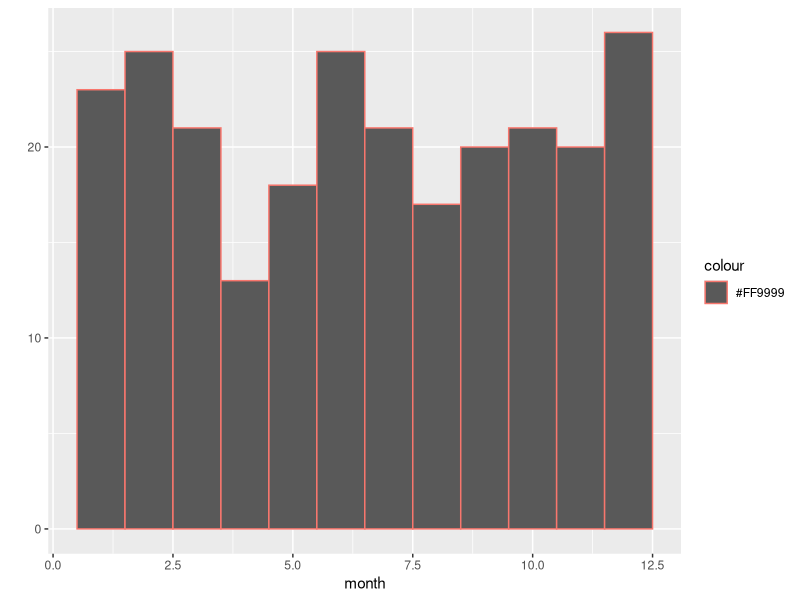
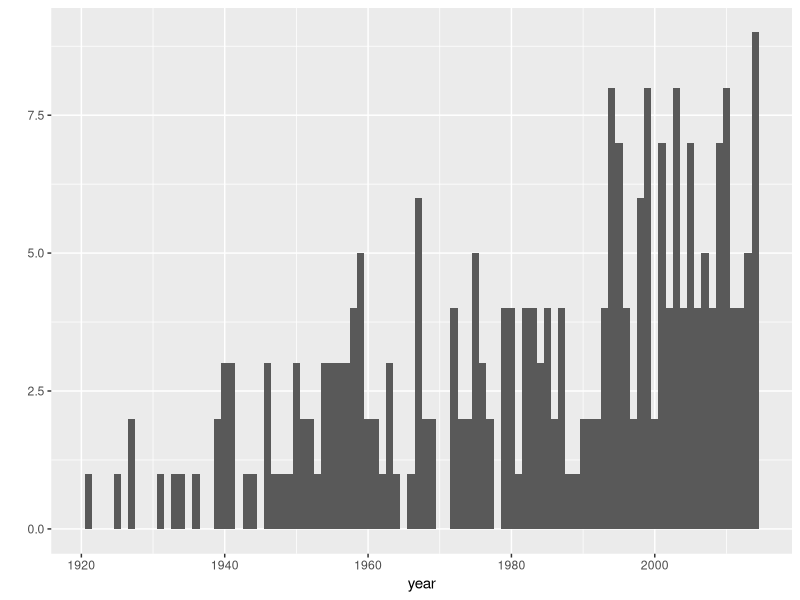
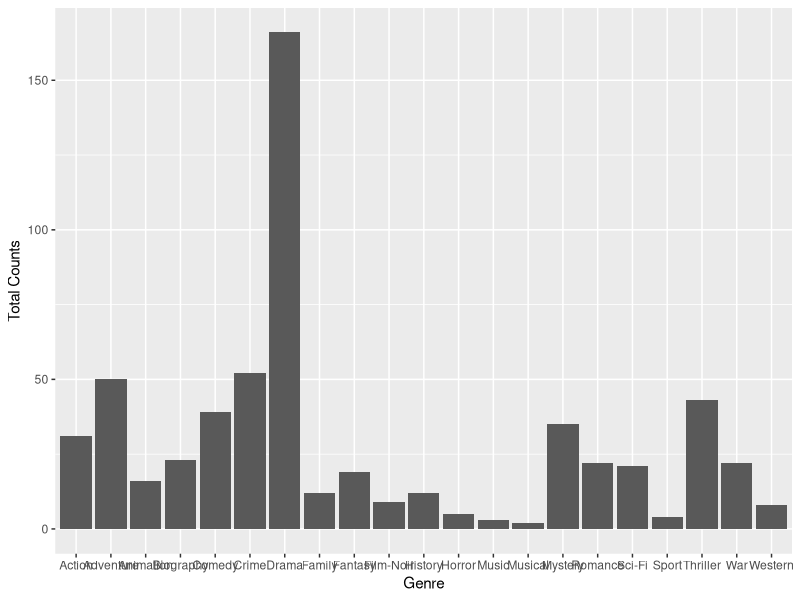

Reproduce these figures in R, in order.
library(ggplot2)
##### Read in data ######
a = read.table("year.txt")
rate = read.table("rate.txt",sep = ",")
rateCount = read.table("rating.txt",sep = ",")
genre = read.table("genreCounts.txt",sep = ",")
rateCount[,2:3] = rateCount[,1:2]
rateCount[,1] = as.numeric(row.names(rateCount))
row.names(rateCount) = NULL

##### Trim year and month from time #####
year = as.numeric(apply(a,1,substr,start = 1, stop = 4))
month = as.numeric(apply(a,1,substr,start = 6, stop = 7))

##### Plot histogram for year and month #####
qplot(month, geom = "histogram",binwidth = 1, colour="#FF9999")
qplot(year, geom = "histogram", binwidth = 1)

##### Correlation matrix #######
data = data.frame(rate,rateCount,as.numeric(year))
write.table(round(cor(data),4),file = "result.csv", sep = ",")

#### Plot the histogram for genre #####
rank = genre[order(genre[,2], decreasing = TRUE)[1:5],] # Show top 5 genres
ggplot(data=genre, aes(x=V1, y=V2)) +
  geom_bar(stat="identity") + xlab("Genre") +
  ylab("Total Counts")

  